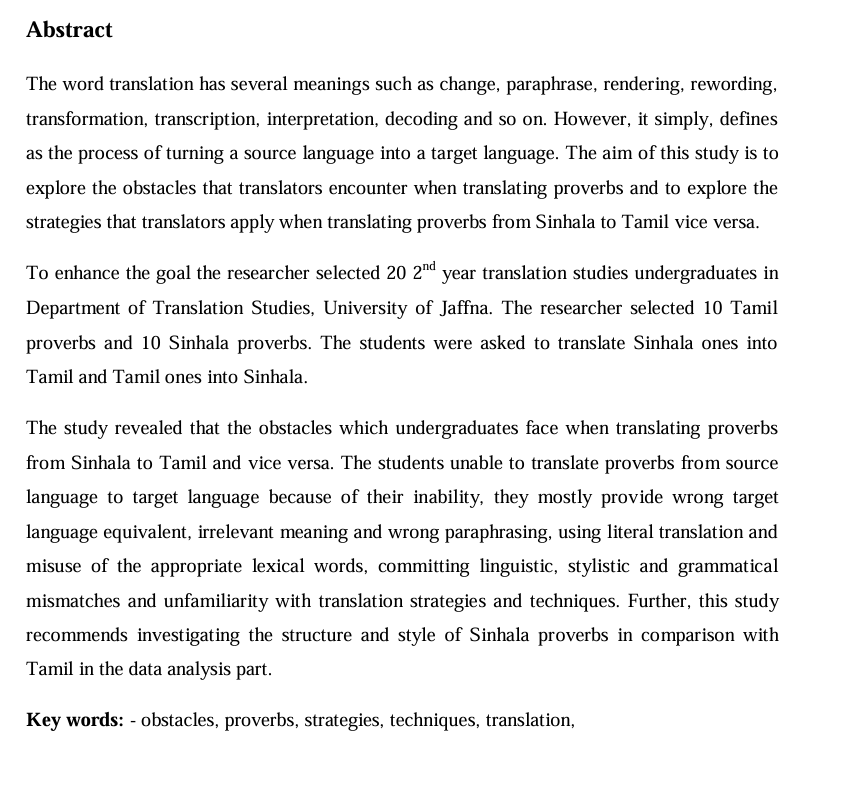
#> input picture SWORN/OCR Images/AB.png, 855 x 805 px; its folder holds only this picture in this run
$ jupyter execute --allow-errors TEST.IPYNB
#> lines starting #> are read from the running program, lines starting #| are printed output that depends on the picture; after the words box and inside, x2 and y2 are one past the last pixel; in counts of white or black regions, pixels touching at a corner belong together
#> further down, image is the input picture: shape (805, 855, 3); min 0, max 255, mean 239
#> `plt.show()`:
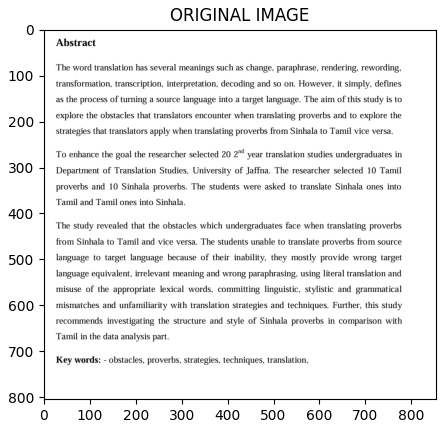
#> figure drawn by matplotlib, 1 panel
[cell 1]
from __future__ import division
from random import *
import re
import cv2
import numpy as np
import os
import glob
import pytesseract
from PIL import Image
import matplotlib.image as mpimg
from pytesseract import Output
from matplotlib import pyplot as plt

# Set paths for Tesseract
pytesseract.pytesseract.tesseract_cmd = 'C:/Program Files/Tesseract-OCR/tesseract'
TESSDATA_PREFIX = 'C:/Program Files/Tesseract-OCR'

# Preprocessing functions
def get_grayscale(image):
    return cv2.cvtColor(image, cv2.COLOR_BGR2GRAY)

def normalize(image):
    return cv2.normalize(image, None, 0, 255, cv2.NORM_MINMAX)

def remove_noise(image):
    return cv2.medianBlur(image, 5)

def blur(image):
    return cv2.GaussianBlur(image, (5, 5), 0.5)

def sharpen(image):
    blurred = cv2.GaussianBlur(image, (0, 0), 3)
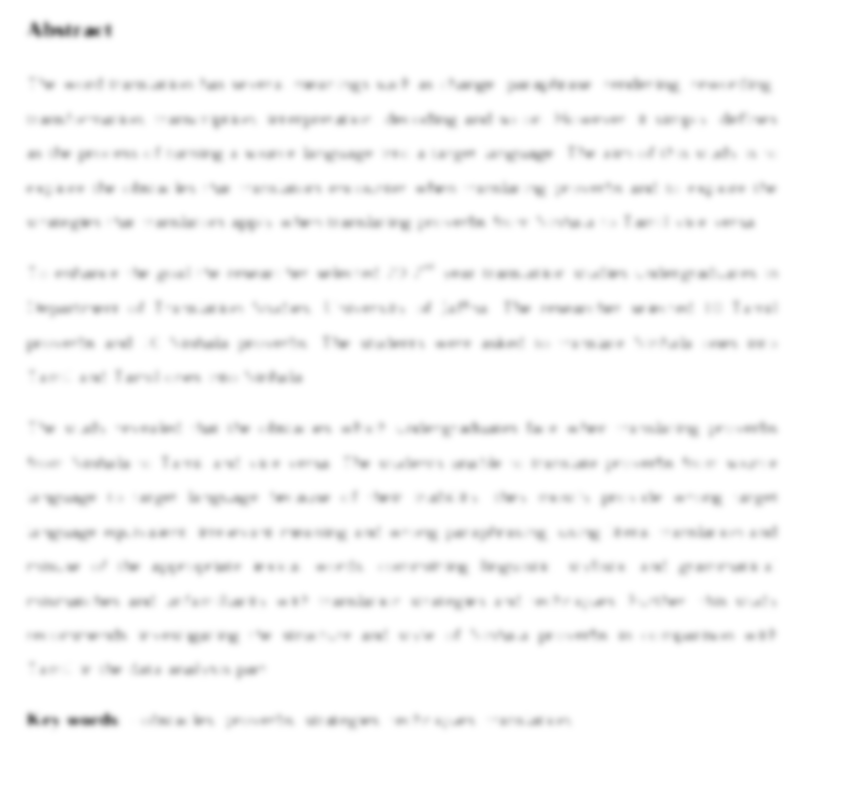
#> blurred: shape (805, 855); min 99, max 255, mean 248.8
    return cv2.addWeighted(image, 1.5, blurred, -0.5, 0)

def gamma_correction(image, gamma=2.0):
#> called with gamma = 2
    invGamma = 1.0 / gamma
    table = np.array([((i / 255.0) ** invGamma) * 255 for i in np.arange(0, 256)]).astype("uint8")
    return cv2.LUT(image, table)
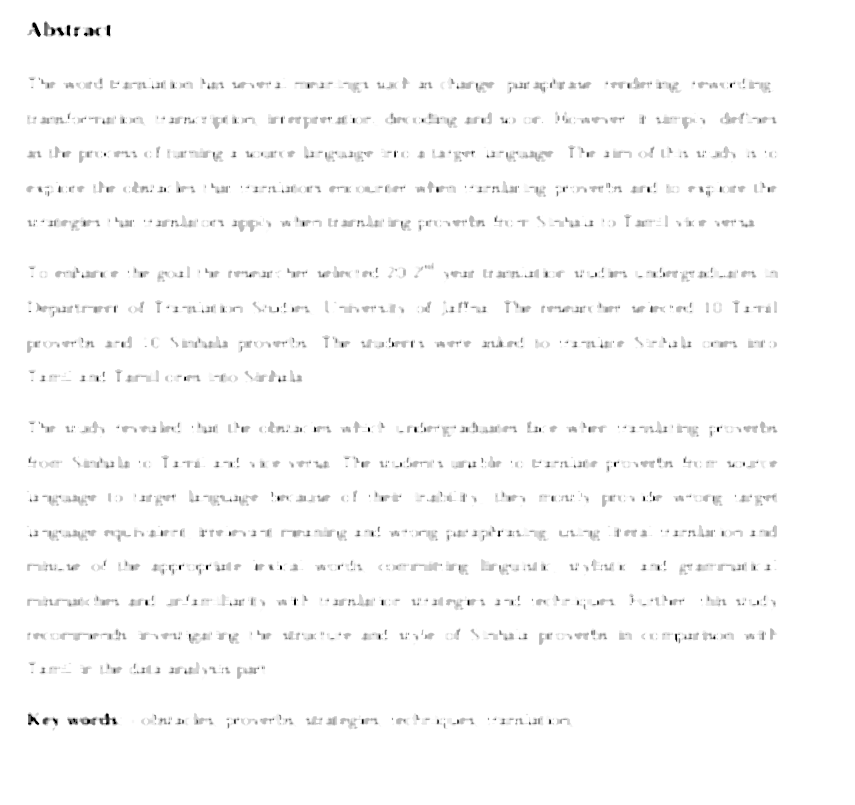
#> returned value: shape (805, 855); min 0, max 255, mean 250.7

def thresholding(image):
    return cv2.threshold(image, 0, 255, cv2.THRESH_BINARY + cv2.THRESH_OTSU)[1]
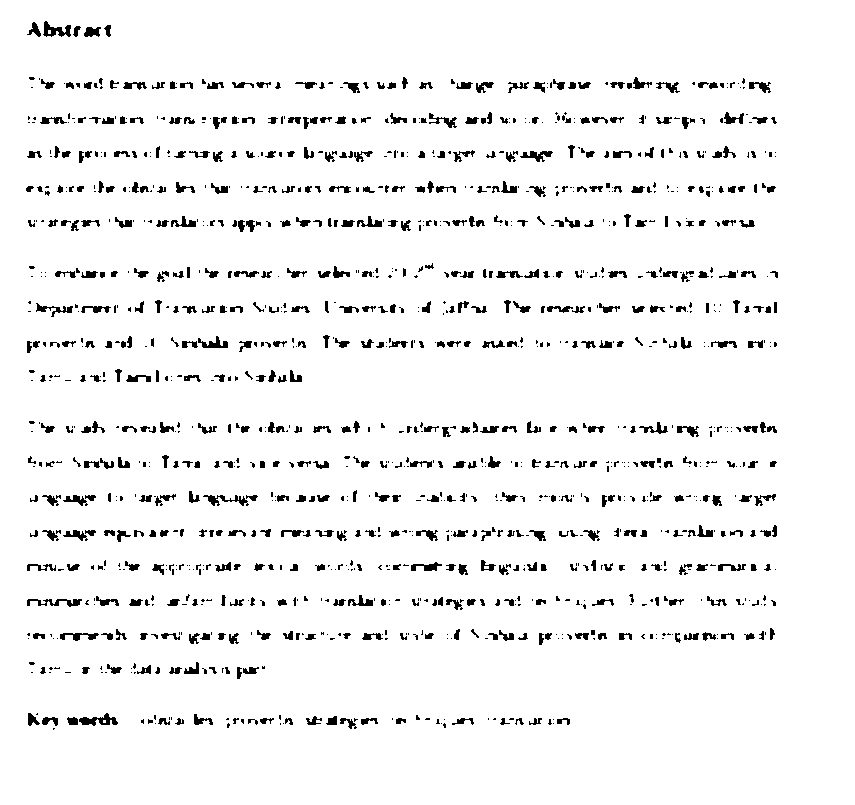
#> returned value: shape (805, 855); 95% white; 1258 black regions (667 under 20 px), largest, box (x1, y1, x2, y2) and area: (79, 713, 118, 726) 247, (43, 21, 71, 37) 228, (27, 599, 82, 607) 218

def dilate(image):
    kernel = np.ones((5,5),np.uint8)
    return cv2.dilate(image, kernel, iterations = 1)

def erode(image):
    kernel = np.ones((5,5),np.uint8)
    return cv2.erode(image, kernel, iterations = 1)

def opening(image):
    kernel = np.ones((5,5),np.uint8)
    return cv2.morphologyEx(image, cv2.MORPH_OPEN, kernel)
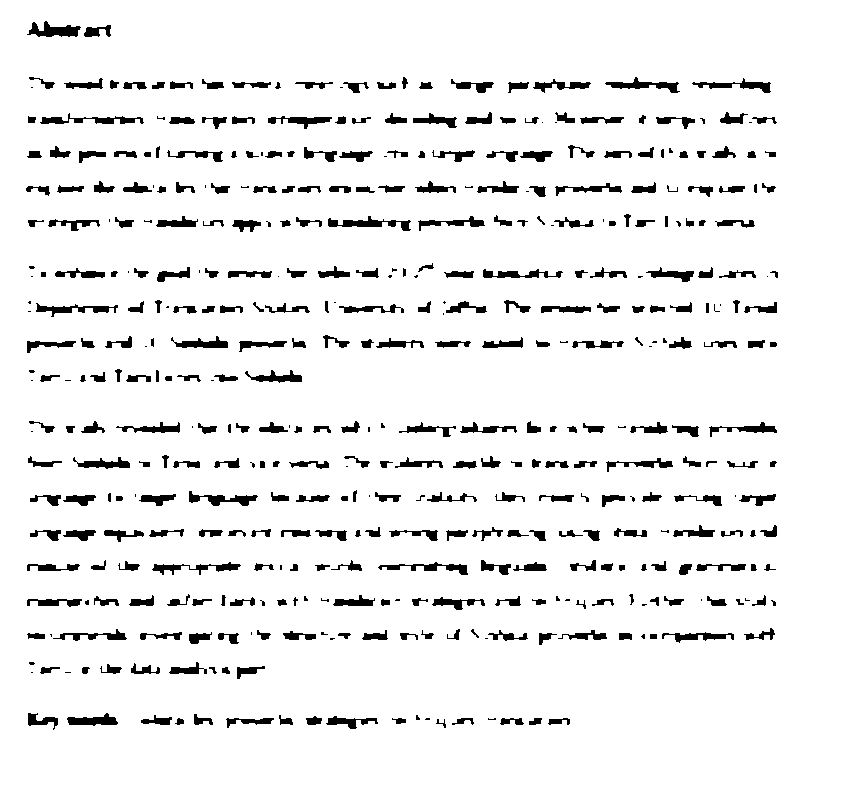
#> returned value: shape (805, 855); 93.3% white; 438 black regions (86 under 20 px), largest, box (x1, y1, x2, y2) and area: (328, 216, 411, 231) 492, (27, 21, 81, 37) 477, (40, 113, 144, 124) 467

def canny(image):
    return cv2.Canny(image, 100, 200)
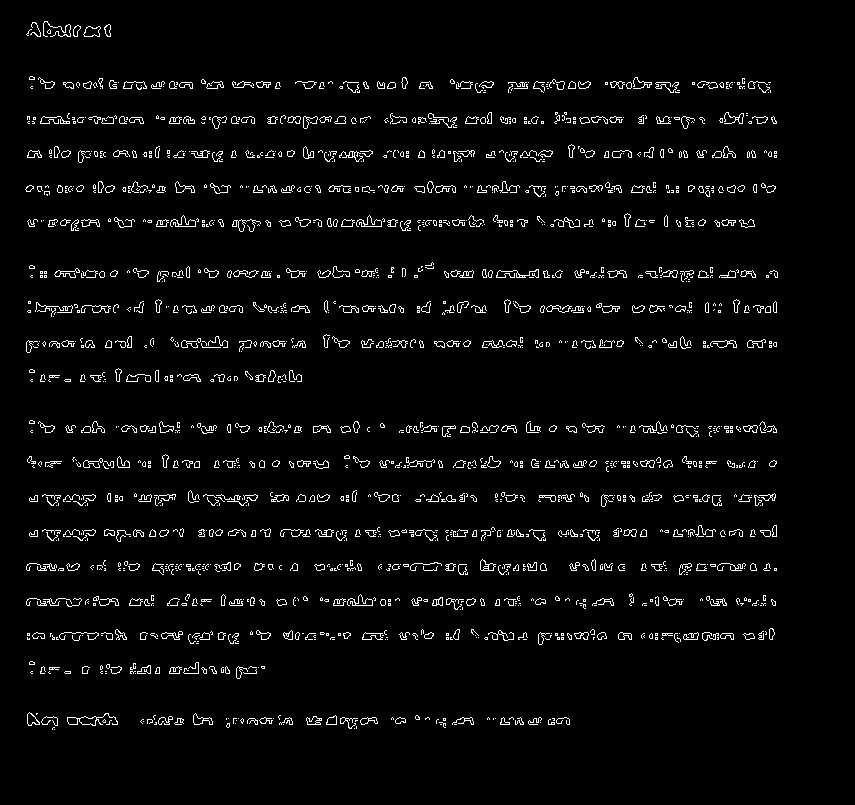
#> returned value: shape (805, 855); 3.7% white in thin lines or dots, all inside (x1, y1, x2, y2) = (25, 21, 778, 730)
#> `keys = list(images.keys())`: keys = ['Gray', 'Normalized', 'Denoised', 'Blurred', 'Sharpened', 'Gamma Corrected', 'Thresholded', 'Opening', 'Canny']
#> after the loop `for i in range(rows * columns):`: ax = 9 items

# [12 lines left out: function deskew, not called in this run]

# Get all image files
files = glob.glob("OCR Images/*.png")
files += glob.glob("OCR Images/*.jpg")
files += glob.glob("OCR Images/*.jfif")

# Processing each image file
#> (the rest of this cell did not finish here and is left out)

PDF

[cell 2]
import cv2
import numpy as np
import pytesseract
from PIL import Image
from pdf2image import convert_from_path

# Convert PDF pages to images
pdf_path = r'C:\Users\HP\Downloads\SWORN\PDFS\proverb.pdf'
#> (the rest of this cell did not finish here and is left out)

clean text

[cell 3]
import re
import cv2
import numpy as np
import pytesseract
from PIL import Image
from pdf2image import convert_from_path

# Text cleaning function
# [8 lines left out: function clean_text, not called in this run]

# Convert PDF pages to images
pdf_path = r'C:\Users\HP\Downloads\SWORN\PDFS\proverb.pdf'
#> (the rest of this cell did not finish here and is left out)

[cell 4]
import re
import cv2
import numpy as np
import pytesseract
from PIL import Image

# Text cleaning function
# [8 lines left out: function clean_text, not called in this run]

# Path to the image file
image_path = r'C:\Users\HP\Downloads\SWORN\IMG\eliya.jpg'  # Update with your image path

# Load the image
image = cv2.imread(image_path)
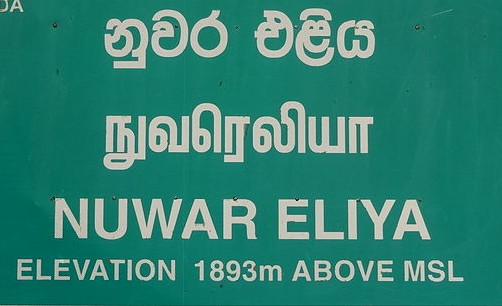
#> input picture SWORN/IMG/eliya.jpg, 502 x 306 px, found by its file name
#> image is the input picture: shape (306, 502, 3); mean B, G, R 115.1, 129.9, 47.3
if image is None:
    raise FileNotFoundError(f"Image file not found at {image_path}")

# Preprocessing steps
gray = cv2.cvtColor(image, cv2.COLOR_BGR2GRAY)  # Convert to grayscale
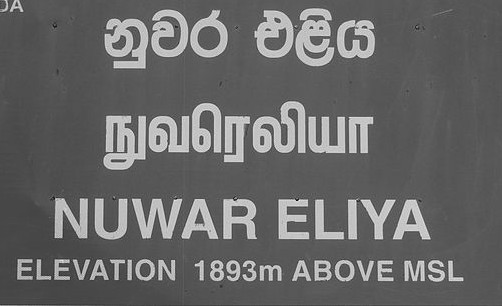
#> gray: shape (306, 502); min 9, max 245, mean 103.5
normalized = cv2.normalize(gray, None, 0, 255, cv2.NORM_MINMAX)  # Normalize brightness/contrast
blurred = cv2.medianBlur(normalized, 3)  # Reduce noise
#> blurred: shape (306, 502)
sharpen_kernel = np.array([[-1, -1, -1], [-1, 9, -1], [-1, -1, -1]])  # Sharpen kernel
sharpened = cv2.filter2D(blurred, -1, sharpen_kernel)
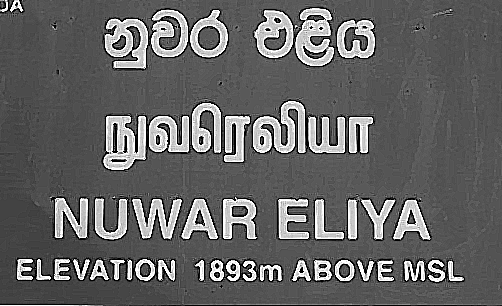
#> sharpened: shape (306, 502); min 0, max 255, mean 100.4
_, binary = cv2.threshold(sharpened, 0, 255, cv2.THRESH_BINARY + cv2.THRESH_OTSU)  # Otsu's thresholding
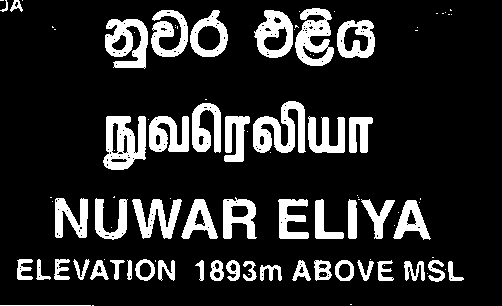
#> binary: shape (306, 502); 16.1% white; 98 white regions (50 under 20 px), largest, box (x1, y1, x2, y2) and area: (253, 101, 306, 153) 1571, (103, 116, 146, 170) 1542, (295, 8, 334, 66) 1354

# Perform OCR on the preprocessed image
languages = "eng+tam+sin+Sinhala+Tamil"  # Specify languages for OCR
#> (the rest of this cell did not finish here and is left out)

[cell 5]
import re
import cv2
import numpy as np
import pytesseract
from PIL import Image
from pdf2image import convert_from_path
from docx import Document  # Library for creating Word documents

# Text cleaning function
# [8 lines left out: function clean_text, not called in this run]

# Convert PDF pages to images
pdf_path = r'C:\Users\HP\Downloads\SWORN\PDFS\proverb.pdf'
#> (the rest of this cell did not finish here and is left out)

[cell 6]
from googletrans import Translator
from docx import Document
import os

def translate_multilingual_file(file_path, target_language):
    """
    Translates a multilingual text file (.docx or .txt) into the specified target language.

    Parameters:
        file_path (str): The path to the source file.
        target_language (str): The language code for the desired target language (e.g., 'ta' for Tamil).
    """

    translator = Translator()

    # Determine file type
    _, file_extension = os.path.splitext(file_path)

    if file_extension.lower() == '.docx':
        # Handle .docx files
        document = Document(file_path)
        translated_text = []

        for paragraph in document.paragraphs:
            if paragraph.text.strip():  # Skip empty paragraphs
                translated = translator.translate(paragraph.text, src='auto', dest=target_language)
                translated_text.append(translated.text)

        # Save translated content to a new .docx file
        output_file = f"translated_to_{target_language}.docx"
        new_doc = Document()
        for text in translated_text:
            new_doc.add_paragraph(text)
        new_doc.save(output_file)
        print(f"Translation saved to {output_file}")

    elif file_extension.lower() == '.txt':
        # Handle .txt files
        with open(file_path, 'r', encoding='utf-8') as file:
            lines = file.readlines()

        translated_lines = []
        for line in lines:
            if line.strip():  # Skip empty lines
                translated = translator.translate(line.strip(), src='auto', dest=target_language)
                translated_lines.append(translated.text)

        # Save translated content to a new .txt file
        output_file = f"translated_to_{target_language}.txt"
        with open(output_file, 'w', encoding='utf-8') as file:
            file.write("\n".join(translated_lines))
        print(f"Translation saved to {output_file}")

    else:
        print("Unsupported file format. Please upload a .docx or .txt file.")

# Example usage:
file_path = r"C:\Users\HP\Downloads\SWORN\PDFS\multilingual_sample.txt"  # Replace with the actual file path
target_language = "en"  # 'ta' for Tamil, or any other language code
translate_multilingual_file(file_path, target_language)
#> (the call stopped at in translate_multilingual_file, `translator = Translator()`: googletrans is not available in this run)

user select perefred language from tamil english sinhala to translate whole document of mixed language into one language

[cell 7]
from googletrans import Translator
from docx import Document
from gtts import gTTS  # For text-to-speech
import os

def translate_and_convert_to_speech(file_path, target_language):
    """
    Translates a multilingual text file (.docx or .txt) into the specified target language
    and converts the translated text to speech.

    Parameters:
        file_path (str): The path to the source file.
        target_language (str): The language code for the desired target language (e.g., 'ta' for Tamil).
    """
    translator = Translator()

    # Determine file type
    _, file_extension = os.path.splitext(file_path)
    translated_text = []

    if file_extension.lower() == '.docx':
        # Handle .docx files
        document = Document(file_path)
        for paragraph in document.paragraphs:
            if paragraph.text.strip():  # Skip empty paragraphs
                translated = translator.translate(paragraph.text, src='auto', dest=target_language)
                translated_text.append(translated.text)

    elif file_extension.lower() == '.txt':
        # Handle .txt files
        with open(file_path, 'r', encoding='utf-8') as file:
            lines = file.readlines()

        for line in lines:
            if line.strip():  # Skip empty lines
                translated = translator.translate(line.strip(), src='auto', dest=target_language)
                translated_text.append(translated.text)

    else:
        print("Unsupported file format. Please upload a .docx or .txt file.")
        return

    # Save the translated text
    output_file = f"translated_to_{target_language}.txt"
    with open(output_file, 'w', encoding='utf-8') as file:
        file.write("\n".join(translated_text))
    print(f"Translation saved to {output_file}")

    # Convert the translated text to speech
    full_text = " ".join(translated_text)  # Combine all text into a single string
    tts = gTTS(full_text, lang=target_language)
    audio_file = f"translated_to_{target_language}.mp3"
    tts.save(audio_file)
    print(f"Audio file saved to {audio_file}")

# Example usage:
file_path = r"C:\Users\HP\Downloads\SWORN\Mixed.png.txt"  # Replace with the actual file path
target_language = "si"  # 'ta' for Tamil, 'en' for English, etc. user have to select
translate_and_convert_to_speech(file_path, target_language)
#> (the call stopped at in translate_and_convert_to_speech, `translator = Translator()`: googletrans is not available in this run)
